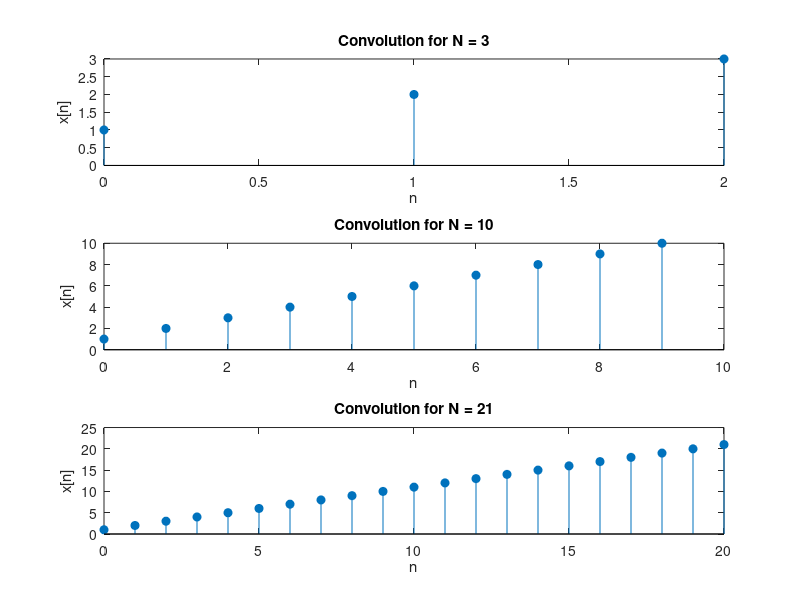

Write the MATLAB code that produced this figure. (Note: this script raises an error after producing the figure.)
%% Signals and Systems Matlab Homework #2
%% Introduction
% * Author:                   Will Burgess
% * Class:                    ESE 351
% * Date:                     Created 1/25/2024, Last Edited 2/06/2024
% * With contributions from:  Mack Larosa, Tasha Igic, Mischa Tranor
%% Variable Initialization
close all 
R = 1e3 ; %Resistance in Ohms
C = 5e-6 ; %Capacitence in Farads
tau = R*C;
sampleFreq = 44.1e3; %Sampling freq in Hz
samplePeriod = 1/sampleFreq;

timeRange = 0:samplePeriod:15*tau;
%% Part 1: Compute discrete-time Convolution for a finite-length Function
figure();
NRange = [3,10,21];
for i = 1:3 % range of 3 due to 3 N values
N = NRange(i);
n = 0:1:(N-1);
r = ones(1,N);
x = conv(r,r);

% Subplot results
subplot(3,1,i)
stem(n,x(1:N),'filled') %Use Stem plot for DT
title(['Convolution for N = ',num2str(N)]);
xlabel('n');
ylabel('x[n]');
end
sgtitle('DT Convolution outputs for varying N')
%%
figure()
N = 21;
n = 0:N-1;
r = ones(1,N);
x = conv(r,r);

MRange = [10,25,50];
nRange = -200:1:200;
for i = 1:3 %range of 3 due to 3 M values
M = MRange(i);
sum = zeros(size(nRange));
    for k = -200:200
    sum = sum + dirac(n - k*M);
    end
y = conv(x,sum);

subplot(3,1,i)
stem(nRange,y,'filled')
title(['Convolution for N = 21 & M = ',num2str(M)]);
xlabel('n');
ylabel('y[n]');
sgtitle('Convolution of x[n] with Infinite Series Impulse Train for Different M Values');
end
